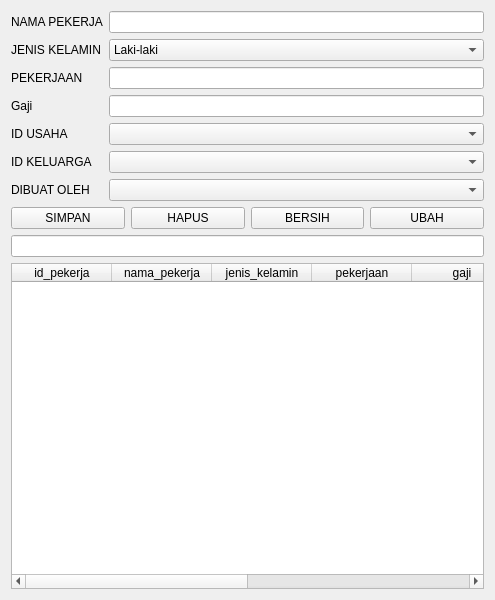
<?xml version="1.0" encoding="UTF-8"?>
<ui version="4.0">
 <class>Form</class>
 <widget class="QWidget" name="Form">
  <property name="geometry">
   <rect>
    <x>0</x>
    <y>0</y>
    <width>495</width>
    <height>600</height>
   </rect>
  </property>
  <property name="windowTitle">
   <string>Data Usaha</string>
  </property>
  <layout class="QVBoxLayout" name="verticalLayout">
   <item>
    <layout class="QFormLayout" name="formLayout">
     <item row="0" column="0">
      <widget class="QLabel" name="nAMAPEKERJALabel">
       <property name="text">
        <string>NAMA PEKERJA</string>
       </property>
      </widget>
     </item>
     <item row="0" column="1">
      <widget class="QLineEdit" name="nAMAPEKERJALineEdit"/>
     </item>
     <item row="1" column="0">
      <widget class="QLabel" name="jENISKELAMINLabel">
       <property name="text">
        <string>JENIS KELAMIN</string>
       </property>
      </widget>
     </item>
     <item row="1" column="1">
      <widget class="QComboBox" name="jENISKELAMINComboBox">
       <item>
        <property name="text">
         <string>Laki-laki</string>
        </property>
       </item>
       <item>
        <property name="text">
         <string>Perempuan</string>
        </property>
       </item>
      </widget>
     </item>
     <item row="2" column="0">
      <widget class="QLabel" name="pEKERJAANLabel">
       <property name="text">
        <string>PEKERJAAN</string>
       </property>
      </widget>
     </item>
     <item row="2" column="1">
      <widget class="QLineEdit" name="pEKERJAANLineEdit"/>
     </item>
     <item row="4" column="0">
      <widget class="QLabel" name="iDUSAHALabel">
       <property name="text">
        <string>ID USAHA</string>
       </property>
      </widget>
     </item>
     <item row="4" column="1">
      <widget class="QComboBox" name="comboBox"/>
     </item>
     <item row="5" column="0">
      <widget class="QLabel" name="iDKELUARGALabel">
       <property name="text">
        <string>ID KELUARGA</string>
       </property>
      </widget>
     </item>
     <item row="5" column="1">
      <widget class="QComboBox" name="comboBox_2"/>
     </item>
     <item row="6" column="0">
      <widget class="QLabel" name="dIBUATOLEHLabel">
       <property name="text">
        <string>DIBUAT OLEH</string>
       </property>
      </widget>
     </item>
     <item row="6" column="1">
      <widget class="QComboBox" name="comboBox_3"/>
     </item>
     <item row="3" column="1">
      <widget class="QLineEdit" name="gajiLineEdit"/>
     </item>
     <item row="3" column="0">
      <widget class="QLabel" name="gajiLabel">
       <property name="text">
        <string>Gaji</string>
       </property>
      </widget>
     </item>
    </layout>
   </item>
   <item>
    <layout class="QHBoxLayout" name="horizontalLayoutButtons">
     <item>
      <widget class="QPushButton" name="pushButton">
       <property name="text">
        <string>SIMPAN</string>
       </property>
      </widget>
     </item>
     <item>
      <widget class="QPushButton" name="pushButton_2">
       <property name="text">
        <string>HAPUS</string>
       </property>
      </widget>
     </item>
     <item>
      <widget class="QPushButton" name="pushButton_3">
       <property name="text">
        <string>BERSIH</string>
       </property>
      </widget>
     </item>
     <item>
      <widget class="QPushButton" name="pushButton_4">
       <property name="text">
        <string>UBAH</string>
       </property>
      </widget>
     </item>
    </layout>
   </item>
   <item>
    <widget class="QLineEdit" name="EditCari"/>
   </item>
   <item>
    <widget class="QTableWidget" name="tableWidget">
     <column>
      <property name="text">
       <string>id_pekerja</string>
      </property>
     </column>
     <column>
      <property name="text">
       <string>nama_pekerja</string>
      </property>
     </column>
     <column>
      <property name="text">
       <string>jenis_kelamin</string>
      </property>
     </column>
     <column>
      <property name="text">
       <string>pekerjaan</string>
      </property>
     </column>
     <column>
      <property name="text">
       <string>gaji</string>
      </property>
     </column>
     <column>
      <property name="text">
       <string>id_usaha</string>
      </property>
     </column>
     <column>
      <property name="text">
       <string>id_keluarga</string>
      </property>
     </column>
     <column>
      <property name="text">
       <string>dibuat_oleh</string>
      </property>
     </column>
    </widget>
   </item>
  </layout>
 </widget>
 <resources/>
 <connections/>
</ui>
